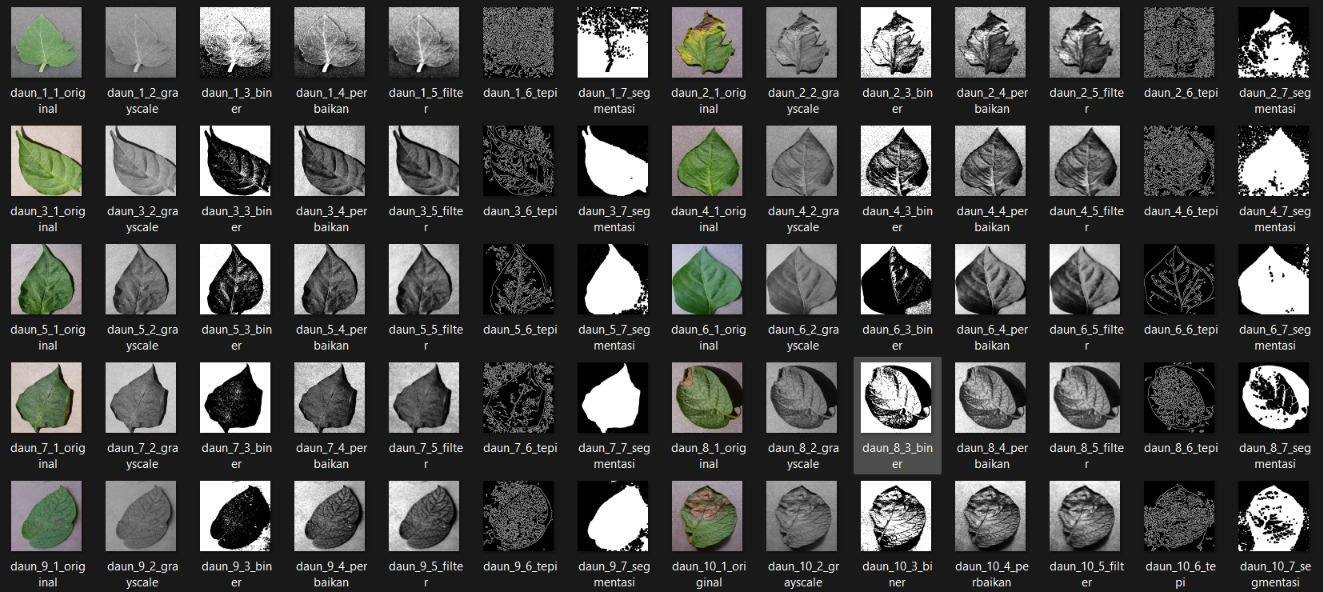
#> input picture UAS_Pengolahan_Citra - Copy/WhatsApp Image 2026-06-25 at 08.35.44.jpeg, 1324 x 592 px
$ python -i processing_utils.py   (imports and definitions only)   (older library calls are emulated)
#> lines starting #> are read from the running program, lines starting #| are printed output that depends on the picture
# processing_utils.py
import cv2
import numpy as np

# [32 lines left out: functions konversi_citra, perbaikan_kualitas, not called in this run]

def penapisan_filter(img_gray, tipe='gaussian'):
    """
    3. Filtering: Mean Filter, Median Filter, dan Gaussian Filter
    """
    if tipe == 'mean':
        # Mean Filter (Blur dengan kernel 5x5)
        return cv2.blur(img_gray, (5, 5))
    elif tipe == 'median':
        # Median Filter (Bagus untuk menghilangkan noise)
        return cv2.medianBlur(img_gray, 5)
    elif tipe == 'gaussian':
        # Gaussian Filter
        return cv2.GaussianBlur(img_gray, (5, 5), 0)
    else:
        return img_gray

# [30 lines left out: functions deteksi_tepi, segmentasi_citra, not called in this run]

>>> import cv2
>>> picture = cv2.imread('WhatsApp Image 2026-06-25 at 08.35.44.jpeg', cv2.IMREAD_GRAYSCALE)
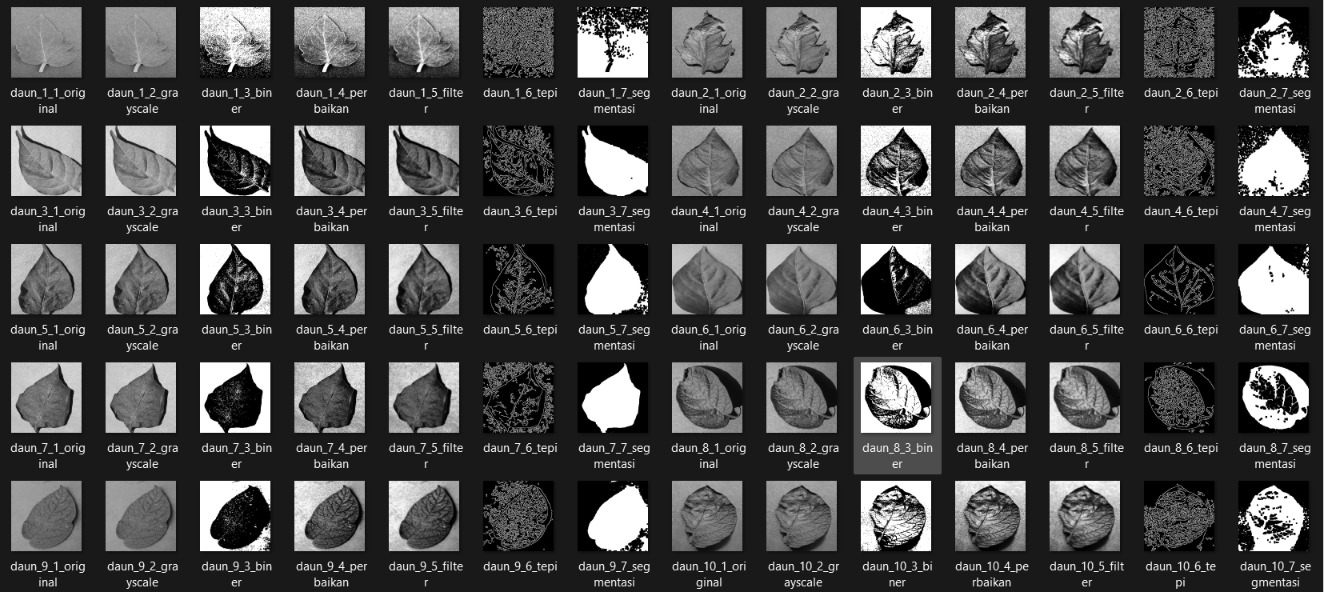
#> picture: shape (592, 1324); min 0, max 255, mean 72.6
>>> result = penapisan_filter(picture)

$ run again, on UAS_Pengolahan_Citra - Copy/WhatsApp Image 2026-06-25 at 08.36.25.jpeg
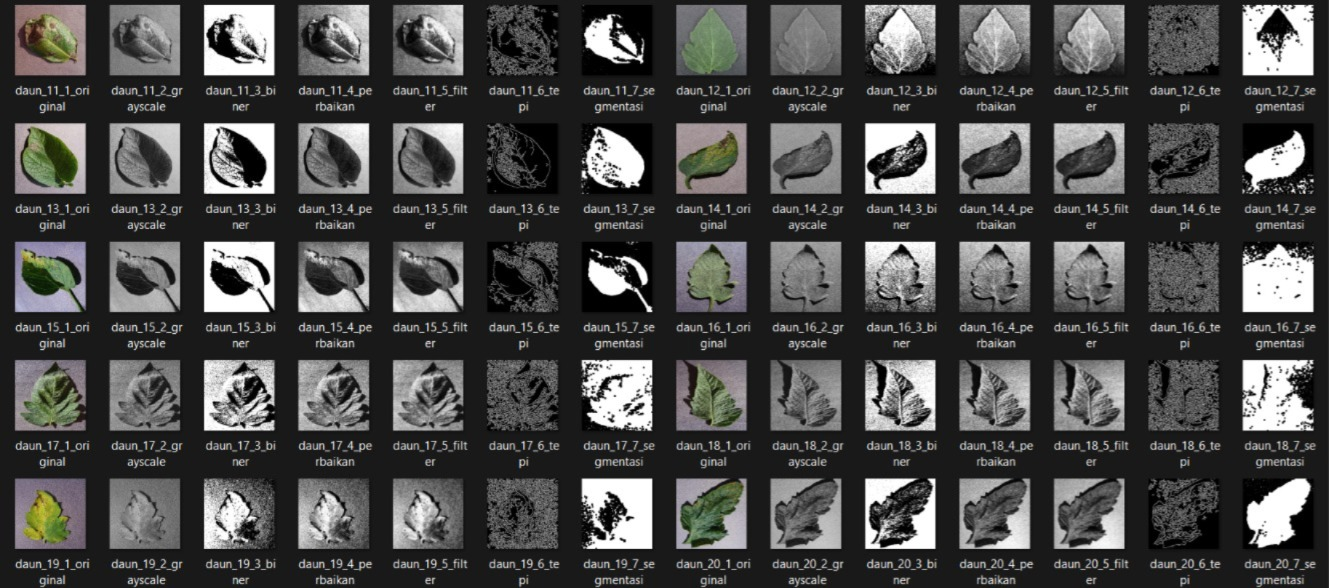
#> input picture UAS_Pengolahan_Citra - Copy/WhatsApp Image 2026-06-25 at 08.36.25.jpeg, 1329 x 588 px
#> in penapisan_filter, `return cv2.GaussianBlur(img_gray, (5, 5), 0)`:
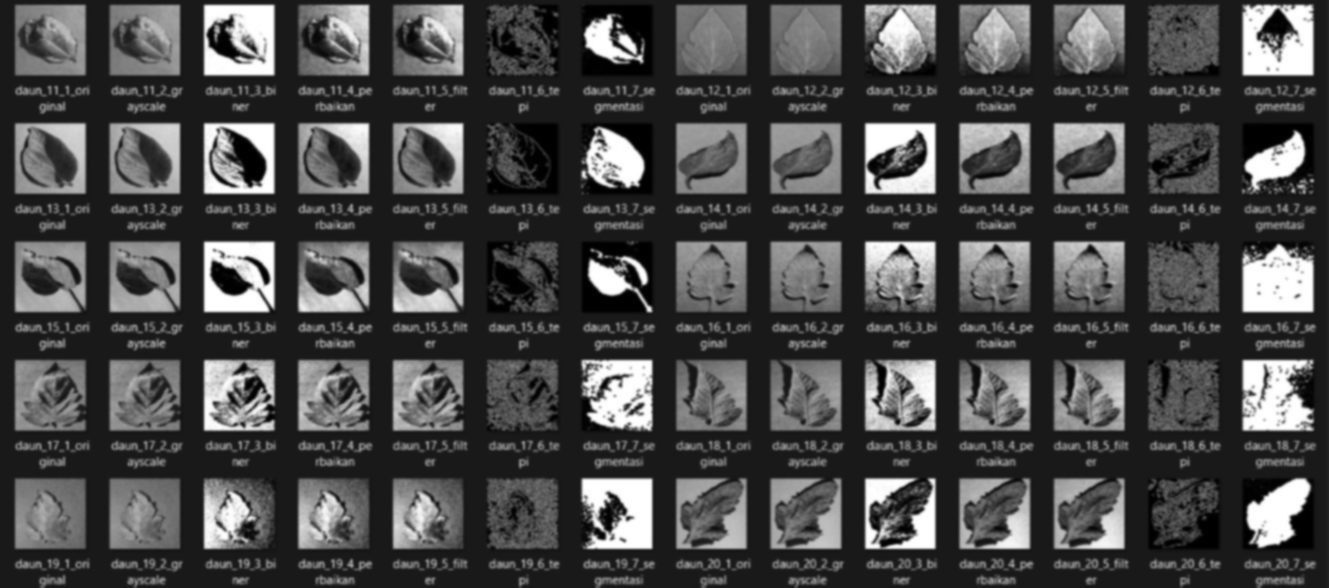
#> returned value: shape (588, 1329); min 0, max 255, mean 73.5
